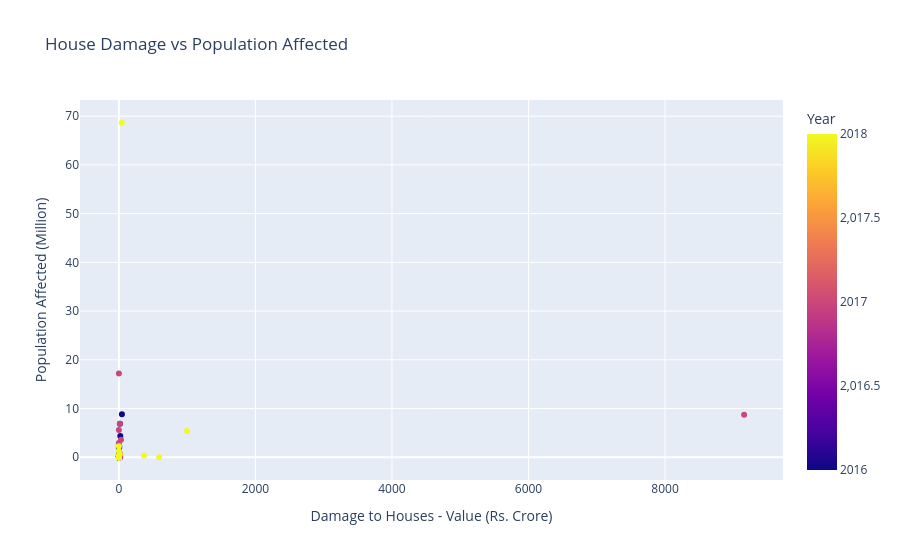

The notebook cell saved with this chart:
### Code cell
fig = px.scatter(
    df,
    x="Damage to Houses - Value (Rs. Crore)",
    y="Population Affected (Million)",
    color="Year",
    hover_name="Name of State/UT",
    title="House Damage vs Population Affected"
)
fig.show()

### Figure 1 — Plotly figure (JSON) as saved in the notebook; plotly's stock layout.template omitted (floating-point values rounded to 4 significant figures)
{"data": [{"hovertemplate": "<b>%{hovertext}</b><br><br>Damage to Houses - Value (Rs. Crore)=%{x}<br>Population Affected (Million)=%{y}<br>Year=%{marker.color}<extra></extra>", "hovertext": ["A & N Island", "Andhra Pradesh", "Arunachal Pradesh", "Assam", "Bihar", "Chandigarh", "Chattisgarh", "D & N Haveli", "Daman & Diu", "Delhi", "Goa", "Gujarat", "Haryana", "Himachal Pradesh", "Jammu & Kashmir", "Jharkhand", "Karnataka", "Kerala", "Lakshadweep", "Madhya Praadesh", "Maharashtra", "Manipur", "Meghalaya", "Mizoram", "Nagaland", "Odisha", "Puduchcherry", "Punjab", "Rajasthan", "Sikkim", "Tamilnadu", "Tripura", "Uttar Pradesh", "Uttarakhand", "West Bengal", "A & N Island", "Andhra Pradesh", "Arunachal Pradesh", "Assam", "Bihar", "Chandigarh", "Chattisgarh", "D & N Haveli", "Daman & Diu", "Delhi", "Goa", "Gujarat", "Haryana", "Himachal Pradesh", "Jammu & Kashmir", "Jharkhand", "Karnataka", "Kerala", "Lakshadweep", "Madhya Praadesh", "Maharashtra", "Manipur", "Meghalaya", "Mizoram", "Nagaland", "Odisha", "Puduchcherry", "Punjab", "Rajasthan", "Sikkim", "Tamilnadu", "Tripura", "Uttar Pradesh", "Uttarakhand", "West Bengal", "A & N Island", "Andhra Pradesh", "Arunachal Pradesh", "Assam", "Bihar", "Chandigarh", "Chattisgarh", "D & N Haveli", "Daman & Diu", "Delhi", "Goa", "Gujarat", "Haryana", "Himachal Pradesh", "Jammu & Kashmir", "Jharkhand", "Karnataka", "Kerala", "Lakshadweep", "Madhya Praadesh", "Maharashtra", "Manipur", "Meghalaya", "Mizoram", "Nagaland", "Odisha", "Puduchcherry", "Punjab", "Rajasthan", "Sikkim", "Tamilnadu", "Tripura", "Uttar Pradesh", "Uttarakhand", "West Bengal"], "legendgroup": "", "marker": {"color": [2016, 2016, 2016, 2016, 2016, 2016, 2016, 2016, 2016, 2016, 2016, 2016, 2016, 2016, 2016, 2016, 2016, 2016, 2016, 2016, 2016, 2016, 2016, 2016, 2016, 2016, 2016, 2016, 2016, 2016, 2016, 2016, 2016, 2016, 2016, 2017, 2017, 2017, 2017, 2017, 2017, 2017, 2017, 2017, 2017, 2017, 2017, 2017, 2017, 2017, 2017, 2017, 2017, 2017, 2017, 2017, 2017, 2017, 2017, 2017, 2017, 2017, 2017, 2017, 2017, 2017, 2017, 2017, 2017, 2017, 2018, 2018, 2018, 2018, 2018, 2018, 2018, 2018, 2018, 2018, 2018, 2018, 2018, 2018, 2018, 2018, 2018, 2018, 2018, 2018, 2018, 2018, 2018, 2018, 2018, 2018, 2018, 2018, 2018, 2018, 2018, 2018, 2018, 2018, 2018], "coloraxis": "coloraxis", "symbol": "circle"}, "mode": "markers", "name": "", "orientation": "v", "showlegend": false, "type": "scatter", "x": [0.0, 0.0, 0.0, 0.0, 44.26, 0.0, 0.0, 0.0, 0.0, 0.0, 0.0, 0.0, 4.212, 15.27, 0.0, 0.0, 5.37, 0.0, 0.0, 0.0, 0.0, 0.0, 15.48, 0.0, 0.0, 0.05, 0.0, 0.025, 20.38, 0.0, 0.0, 0.235, 0.0, 9.397, 0.0, 0.0, 0.0, 5.55, 0.0, 0.0, 0.0, 0.0, 0.0, 0.0, 0.0, 0.0, 15.74, 0.047, 13.3, 0.0, 0.0, 0.0, 0.0, 0.0, 0.0, 0.0, 0.0, 0.14, 0.0, 18.2, 0.0, 0.0, 0.41, 30.45, 9.27, 0.0, 20.55, 0.0, 0.0, 9158.0, 0.0, 0.0, 589.9, 0.0, 0.0, 0.0, 0.0, 0.0, 0.0, 0.0, 0.0, 0.0, 0.0, 43.03, 0.0, 0.0, 367.5, 998.1, 0.0, 0.0, 0.0, 0.0, 0.029, 0.0, 0.0, 0.0, 0.0, 0.0, 2.16, 0.0, 0.0, 0.0, 13.72, 0.0, 0.0], "xaxis": "x", "y": [0.0, 0.386, 0.0, 0.003, 8.823, 0.0, 0.0, 0.0, 0.0, 0.0, 0.0, 0.012, 0.0, 6.865, 0.0, 0.0, 2.18, 0.006, 0.0, 1.56, 0.077, 0.0, 0.124, 0.0, 0.0, 0.015, 0.0, 0.0, 4.381, 0.0, 0.0, 0.091, 2.032, 0.0, 0.0, 0.0, 0.0, 0.199, 5.602, 17.16, 0.0, 0.0, 0.0, 0.0, 0.0, 0.0, 0.52, 0.0, 6.865, 0.0, 0.01, 0.0, 0.0, 0.0, 0.0, 0.0, 0.0, 0.0, 0.0, 0.667, 0.697, 0.0, 0.0, 3.586, 0.033, 0.0, 0.02, 2.923, 0.0, 8.723, 0.0, 0.0, 0.0, 1.322, 0.167, 0.0, 0.0, 0.0, 0.0, 0.0, 0.0, 0.0, 0.0, 68.65, 0.0, 0.0, 0.35, 5.412, 0.0, 0.0, 0.0, 0.127, 0.0, 0.0, 0.261, 2.274, 0.0, 0.0, 0.017, 0.0, 0.0, 0.0, 0.592, 0.0, 0.321], "yaxis": "y"}], "layout": {"coloraxis": {"colorbar": {"title": {"text": "Year"}}, "colorscale": [[0, "#0d0887"], [0.1111, "#46039f"], [0.2222, "#7201a8"], [0.3333, "#9c179e"], [0.4444, "#bd3786"], [0.5556, "#d8576b"], [0.6667, "#ed7953"], [0.7778, "#fb9f3a"], [0.8889, "#fdca26"], [1, "#f0f921"]]}, "legend": {"tracegroupgap": 0}, "title": {"text": "House Damage vs Population Affected"}, "xaxis": {"anchor": "y", "domain": [0, 1], "title": {"text": "Damage to Houses - Value (Rs. Crore)"}}, "yaxis": {"anchor": "x", "domain": [0, 1], "title": {"text": "Population Affected (Million)"}}}}
